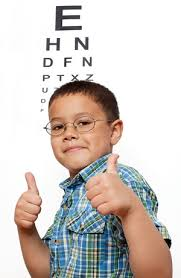
#> input picture boys.jpeg, 181 x 278 px
$ python lesson12_boundary.py
#> lines starting #> are read from the running program, lines starting #| are printed output that depends on the picture; after the words box and inside, x2 and y2 are one past the last pixel; in counts of white or black regions, pixels touching at a corner belong together
import cv2
import numpy as np

img = cv2.imread("boys.jpeg", 0)
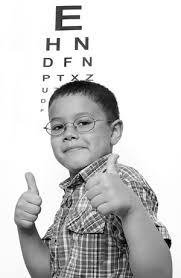
#> img: shape (278, 181); min 0, max 255, mean 204.8

if img is None:
    print("Image not found")
    exit()

# Binary
_, thresh = cv2.threshold(img, 160, 255, cv2.THRESH_BINARY)
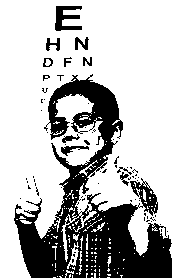
#> thresh: shape (278, 181); 73.6% white; 70 black regions (58 under 20 px), largest, box (x1, y1, x2, y2) and area: (14, 74, 172, 278) 12056, (55, 6, 82, 31) 390, (61, 146, 89, 156) 119

kernel = np.ones((3,3), np.uint8)

# Erosion
eroded = cv2.erode(thresh, kernel, 1)
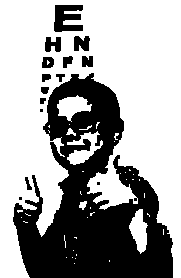
#> eroded: shape (278, 181); 64.1% white; 15 black regions (3 under 20 px), largest, box (x1, y1, x2, y2) and area: (13, 73, 173, 278) 16565, (54, 5, 83, 32) 574, (74, 36, 90, 51) 193

# Boundary
boundary = thresh - eroded
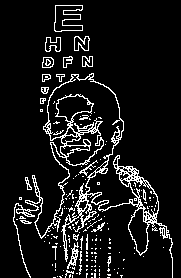
#> boundary: shape (278, 181); 9.5% white in thin lines or dots, all inside (x1, y1, x2, y2) = (13, 5, 173, 278)

cv2.imshow("original", img)
cv2.imshow("Binary", thresh)
cv2.imshow("Boundary", boundary)

cv2.waitKey(0)
cv2.destroyAllWindows()

$ run again, with amit.jpeg copied over boys.jpeg
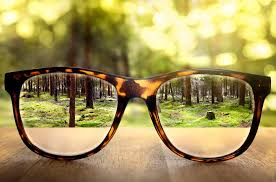
#> input picture amit.jpeg, 276 x 182 px
#> `_, thresh = cv2.threshold(img, 160, 255, cv2.THRESH_BINARY)`:
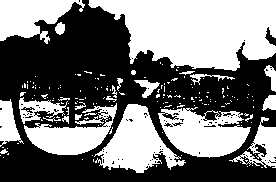
#> thresh: shape (182, 276); 46.9% white; 168 white regions (142 under 20 px), largest, box (x1, y1, x2, y2) and area: (88, 0, 276, 71) 9509, (158, 107, 251, 158) 3006, (94, 104, 186, 173) 3002
#> eroded: shape (182, 276); 37.5% white; 58 white regions (42 under 20 px), largest, box (x1, y1, x2, y2) and area: (90, 0, 276, 70) 9012, (104, 105, 176, 172) 2355, (164, 110, 249, 156) 2100
#> `boundary = thresh - eroded`:
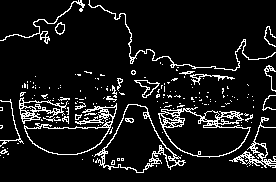
#> boundary: shape (182, 276); 9.4% white in thin lines or dots

$ run again, with images1.jpeg copied over boys.jpeg
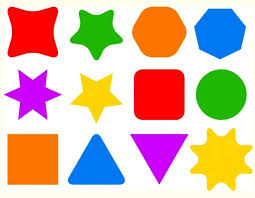
#> input picture images1.jpeg, 255 x 198 px
#> `_, thresh = cv2.threshold(img, 160, 255, cv2.THRESH_BINARY)`:
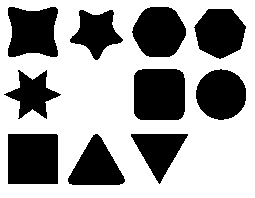
#> thresh: shape (198, 255); 62.3% white; 10 black regions, largest, box (x1, y1, x2, y2) and area: (134, 69, 185, 120) 2520, (8, 134, 58, 184) 2499, (8, 7, 58, 57) 2111
#> eroded: shape (198, 255); 57.9% white; 10 black regions, largest, box (x1, y1, x2, y2) and area: (133, 68, 186, 121) 2728, (7, 133, 59, 185) 2703, (7, 6, 59, 58) 2347
#> `boundary = thresh - eroded`:
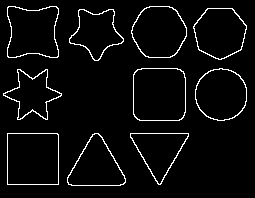
#> boundary: shape (198, 255); 4.4% white in thin lines or dots, all inside (x1, y1, x2, y2) = (3, 6, 247, 186)
